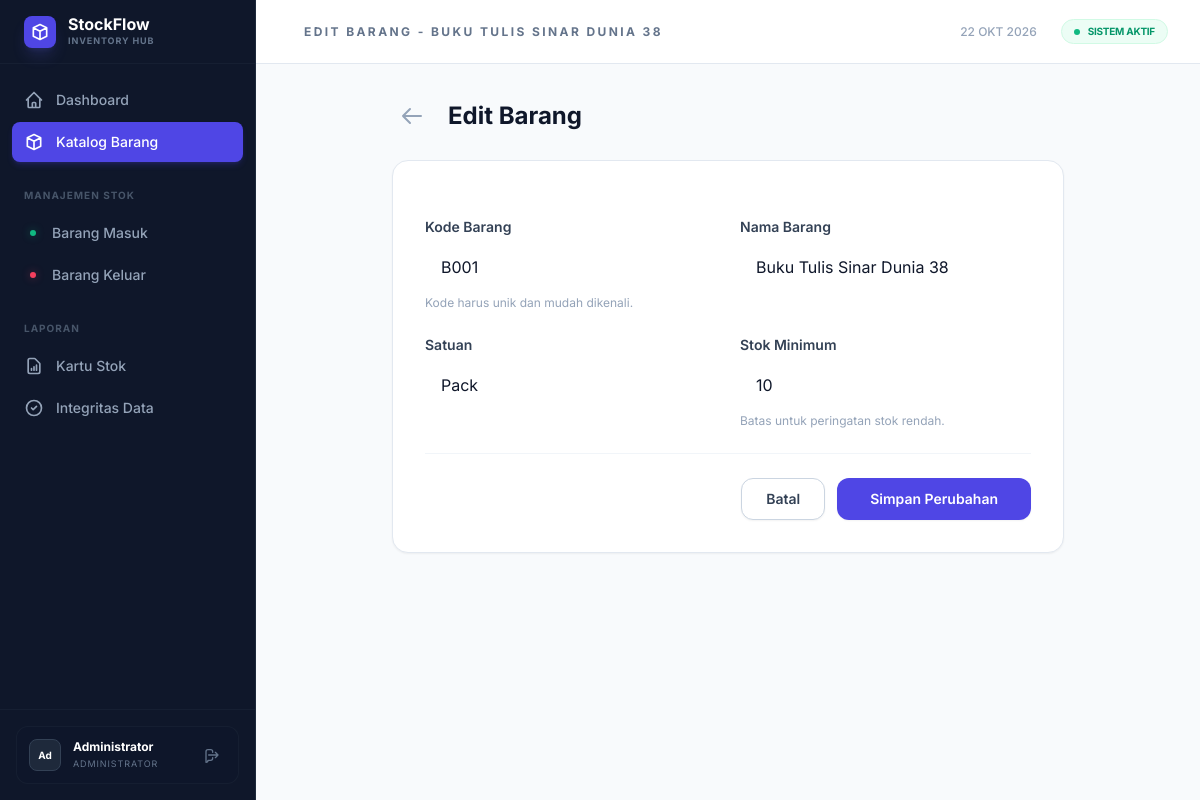
The app's page /public/items/edit?id=3 (signed in) with its own data.
### tables this page shows
CREATE TABLE IF NOT EXISTS items (
    id INT AUTO_INCREMENT PRIMARY KEY,
    kode VARCHAR(20) NOT NULL UNIQUE,
    nama VARCHAR(100) NOT NULL,
    satuan VARCHAR(20) NOT NULL,
    stok_minimum INT DEFAULT 0,
    is_active TINYINT(1) DEFAULT 1,
    created_at TIMESTAMP DEFAULT CURRENT_TIMESTAMP
);

### app/Controllers/ItemController.php (called while the page is built, shortened)
<?php
class ItemController {
    public function edit() {
        $id = $_GET['id'] ?? null;
        $db = Database::getInstance();
        $stmt = $db->prepare("SELECT * FROM items WHERE id = ?");
        $stmt->execute([$id]);
        $item = $stmt->fetch();
        $config = require __DIR__ . '/../../app/config.php';
        $baseUrl = $config['app']['base_url'];
        require_once __DIR__ . '/../../views/items/edit.php';
        $content = ob_get_clean();
        $title = 'Edit Barang - ' . e($item['nama']);
        require_once __DIR__ . '/../../views/layout.php';
    }
}

### app/config.php (called while the page is built)
<?php
return [
    'db' => [
        'host' => 'localhost',
        'name' => 'inventory_at',
        'user' => 'root',
        'pass' => '',
        'charset' => 'utf8mb4',
    ],
    'app' => [
        'name' => 'Gudang ATK',
        'base_url' => 'http://localhost/Test-FullstackDev/public',
    ]
];

### app/helpers.php (called while the page is built, shortened)
<?php
function formatDate($date) {
    $months = [
        1 => 'Jan', 2 => 'Feb', 3 => 'Mar', 4 => 'Apr', 5 => 'Mei', 6 => 'Jun',
        7 => 'Jul', 8 => 'Agu', 9 => 'Sep', 10 => 'Okt', 11 => 'Nov', 12 => 'Des'
    ];
    $timestamp = strtotime($date);
    $d = date('j', $timestamp);
    $m = (int)date('n', $timestamp);
    $y = date('Y', $timestamp);
    return "{$d} {$months[$m]} {$y}";
}
function e($string) {
    return htmlspecialchars($string, ENT_QUOTES, 'UTF-8');
}

### app/Auth.php (called while the page is built, shortened)
<?php
class Auth {
    public static function check() {
        return isset($_SESSION['user_id']);
    }
    public static function user() {
        return [
            'id' => $_SESSION['user_id'],
            'email' => $_SESSION['email'],
            'nama' => $_SESSION['nama']
        ];
    }
}

### views/items/edit.php (the view, shortened to what this page needs)
<div class="max-w-2xl mx-auto space-y-6">
    <div class="flex items-center space-x-4">
        <a href="<?= e($baseUrl) ?>/items" class="p-2 text-slate-400 hover:text-slate-600 hover:bg-slate-100 rounded-xl transition-all">
            <svg class="w-6 h-6" fill="none" viewBox="0 0 24 24" stroke="currentColor"><path stroke-linecap="round" stroke-linejoin="round" stroke-width="2" d="M10 19l-7-7m0 0l7-7m-7 7h18" /></svg>
        </a>
        <h1 class="text-2xl font-bold text-slate-900">Edit Barang</h1>
    </div>
    <div class="bg-white rounded-2xl shadow-sm border border-slate-200 p-8">
        <form action="<?= e($baseUrl) ?>/items/update" method="POST" class="space-y-6" x-data="{ loading: false }" @submit="loading = true">
            <div class="grid grid-cols-1 md:grid-cols-2 gap-6">
                <div>
                    <label for="kode" class="block text-sm font-semibold text-slate-700 mb-2">Kode Barang</label>
                    <input type="text" name="kode" id="kode" required value="<?= e($item['kode']) ?>"
                        class="w-full rounded-xl border-slate-300 px-4 py-2.5 focus:ring-2 focus:ring-indigo-500 focus:border-indigo-500 transition-all placeholder:text-slate-400">
                    <p class="mt-1.5 text-xs text-slate-400">Kode harus unik dan mudah dikenali.</p>
                </div>
                <div>
                    <label for="nama" class="block text-sm font-semibold text-slate-700 mb-2">Nama Barang</label>
                    <input type="text" name="nama" id="nama" required value="<?= e($item['nama']) ?>"
                        class="w-full rounded-xl border-slate-300 px-4 py-2.5 focus:ring-2 focus:ring-indigo-500 focus:border-indigo-500 transition-all placeholder:text-slate-400">
                </div>
                <div>
                    <label for="satuan" class="block text-sm font-semibold text-slate-700 mb-2">Satuan</label>
                    <input type="text" name="satuan" id="satuan" required placeholder="misal: Pcs, Rim, Box" value="<?= e($item['satuan']) ?>"
                        class="w-full rounded-xl border-slate-300 px-4 py-2.5 focus:ring-2 focus:ring-indigo-500 focus:border-indigo-500 transition-all placeholder:text-slate-400">
                </div>
                <div>
                    <label for="stok_minimum" class="block text-sm font-semibold text-slate-700 mb-2">Stok Minimum</label>
                    <input type="number" name="stok_minimum" id="stok_minimum" required min="0" value="<?= (int)$item['stok_minimum'] ?>"
                        class="w-full rounded-xl border-slate-300 px-4 py-2.5 focus:ring-2 focus:ring-indigo-500 focus:border-indigo-500 transition-all placeholder:text-slate-400">
                    <p class="mt-1.5 text-xs text-slate-400">Batas untuk peringatan stok rendah.</p>
                </div>
            </div>
            <div class="pt-6 flex justify-end space-x-3 border-t border-slate-100">
                <a href="<?= e($baseUrl) ?>/items" class="inline-flex justify-center py-2.5 px-6 border border-slate-300 shadow-sm text-sm font-semibold rounded-xl text-slate-700 bg-white hover:bg-slate-50 focus:outline-none focus:ring-2 focus:ring-offset-2 focus:ring-indigo-500 transition-all">
                    Batal
                </a>
                <button type="submit" :disabled="loading"
                    class="inline-flex justify-center py-2.5 px-8 border border-transparent shadow-sm text-sm font-semibold rounded-xl text-white bg-indigo-600 hover:bg-indigo-700 focus:outline-none focus:ring-2 focus:ring-offset-2 focus:ring-indigo-500 disabled:opacity-60 transition-all">
                    <span x-show="!loading">Simpan Perubahan</span>
                </button>
            </div>
        </form>
    </div>
</div>

### views/layout.php (shortened to what this page needs)
<!DOCTYPE html>
<html lang="id">
<head>
    <script src="https://cdn.tailwindcss.com"></script>
</head>
<body class="bg-slate-50 text-slate-900" x-data="{ sidebarOpen: false }">
    <div class="flex min-h-screen overflow-hidden">
        <aside class="hidden lg:flex flex-col w-64 bg-[#0F172A] border-r border-slate-800 sticky top-0 h-screen text-slate-400">
            <div class="h-16 flex items-center px-6 border-b border-slate-800/50">
                <div class="w-8 h-8 bg-indigo-600 rounded-lg flex items-center justify-center shadow-lg shadow-indigo-500/20 mr-3 shrink-0">
                    <svg class="w-5 h-5 text-white" fill="none" viewBox="0 0 24 24" stroke="currentColor">
                        <path stroke-linecap="round" stroke-linejoin="round" stroke-width="2" d="M20 7l-8-4-8 4m16 0l-8 4m8-4v10l-8 4m0-10L4 7m8 4v10M4 7v10l8 4" />
                    </svg>
                </div>
                <div class="min-w-0">
                    <span class="text-base font-bold text-white block truncate leading-none">StockFlow</span>
                    <span class="text-[9px] font-bold text-slate-500 uppercase tracking-widest mt-0.5 block truncate">Inventory Hub</span>
                </div>
            </div>
            <nav class="flex-1 px-3 py-4 space-y-0.5 overflow-y-auto custom-scrollbar">
                <a href="<?= e($baseUrl) ?>/dashboard" class="group flex items-center px-3 py-2.5 rounded-lg transition-all <?= trim(parse_url($_SERVER['REQUEST_URI'], PHP_URL_PATH), '/') == 'dashboard' ? 'bg-indigo-600 text-white shadow-md shadow-indigo-600/20' : 'hover:bg-slate-800/50 hover:text-slate-200' ?>">
                    <svg class="w-5 h-5 mr-3 shrink-0" fill="none" viewBox="0 0 24 24" stroke="currentColor"><path stroke-linecap="round" stroke-linejoin="round" stroke-width="2" d="M3 12l2-2m0 0l7-7 7 7M5 10v10a1 1 0 001 1h3m10-11l2 2m-2-2v10a1 1 0 01-1 1h-3m-6 0a1 1 0 001-1v-4a1 1 0 011-1h2a1 1 0 011 1v4a1 1 0 001 1m-6 0h6" /></svg>
                    <span class="text-sm font-medium">Dashboard</span>
                </a>
                <a href="<?= e($baseUrl) ?>/items" class="group flex items-center px-3 py-2.5 rounded-lg transition-all <?= strpos($_SERVER['REQUEST_URI'], '/items') !== false ? 'bg-indigo-600 text-white shadow-md shadow-indigo-600/20' : 'hover:bg-slate-800/50 hover:text-slate-200' ?>">
                    <svg class="w-5 h-5 mr-3 shrink-0" fill="none" viewBox="0 0 24 24" stroke="currentColor"><path stroke-linecap="round" stroke-linejoin="round" stroke-width="2" d="M20 7l-8-4-8 4m16 0l-8 4m8-4v10l-8 4m0-10L4 7m8 4v10M4 7v10l8 4" /></svg>
                    <span class="text-sm font-medium">Katalog Barang</span>
                </a>
                <div class="pt-6 pb-2 px-3 text-[10px] font-bold text-slate-600 uppercase tracking-widest">Manajemen Stok</div>
                <a href="<?= e($baseUrl) ?>/stock/in" class="flex items-center px-3 py-2.5 rounded-lg hover:bg-slate-800/50 hover:text-slate-200 transition-all">
                    <div class="w-1.5 h-1.5 rounded-full bg-emerald-500 mr-4 ml-1.5 shadow-[0_0_8px_rgba(16,185,129,0.4)]"></div>
                    <span class="text-sm font-medium">Barang Masuk</span>
                </a>
                <a href="<?= e($baseUrl) ?>/stock/out" class="flex items-center px-3 py-2.5 rounded-lg hover:bg-slate-800/50 hover:text-slate-200 transition-all">
                    <div class="w-1.5 h-1.5 rounded-full bg-rose-500 mr-4 ml-1.5 shadow-[0_0_8px_rgba(244,63,94,0.4)]"></div>
                    <span class="text-sm font-medium">Barang Keluar</span>
                </a>
                <div class="pt-6 pb-2 px-3 text-[10px] font-bold text-slate-600 uppercase tracking-widest">Laporan</div>
                <a href="<?= e($baseUrl) ?>/reports" class="flex items-center px-3 py-2.5 rounded-lg hover:bg-slate-800/50 hover:text-slate-200 transition-all <?= strpos($_SERVER['REQUEST_URI'], '/reports') !== false && strpos($_SERVER['REQUEST_URI'], '/consistency') === false ? 'bg-slate-800 text-white' : '' ?>">
                    <svg class="w-5 h-5 mr-3 shrink-0" fill="none" viewBox="0 0 24 24" stroke="currentColor"><path stroke-linecap="round" stroke-linejoin="round" stroke-width="2" d="M9 17v-2m3 2v-4m3 4v-6m2 10H7a2 2 0 01-2-2V5a2 2 0 012-2h5.586a1 1 0 01.707.293l5.414 5.414a1 1 0 01.293.707V19a2 2 0 01-2 2z" /></svg>
                    <span class="text-sm font-medium">Kartu Stok</span>
                </a>
                <a href="<?= e($baseUrl) ?>/reports/consistency" class="flex items-center px-3 py-2.5 rounded-lg hover:bg-slate-800/50 hover:text-slate-200 transition-all <?= strpos($_SERVER['REQUEST_URI'], '/consistency') !== false ? 'bg-slate-800 text-white' : '' ?>">
                    <svg class="w-5 h-5 mr-3 shrink-0" fill="none" viewBox="0 0 24 24" stroke="currentColor"><path stroke-linecap="round" stroke-linejoin="round" stroke-width="2" d="M9 12l2 2 4-4m6 2a9 9 0 11-18 0 9 9 0 0118 0z" /></svg>
                    <span class="text-sm font-medium">Integritas Data</span>
                </a>
            </nav>
            <div class="p-4 border-t border-slate-800/50">
                <div class="bg-slate-900/50 rounded-xl p-3 flex items-center border border-slate-800/50">
                    <div class="w-8 h-8 rounded-lg bg-slate-800 flex items-center justify-center text-[10px] font-bold text-white border border-slate-700 mr-3 shrink-0">
                        <?= substr(Auth::user()['nama'], 0, 2) ?>
                    </div>
                    <div class="flex-1 min-w-0">
                        <p class="text-xs font-bold text-white truncate"><?= e(Auth::user()['nama']) ?></p>
                        <p class="text-[9px] text-slate-500 truncate uppercase tracking-widest mt-0.5">Administrator</p>
                    </div>
                    <a href="<?= e($baseUrl) ?>/logout" class="ml-2 p-1.5 text-slate-500 hover:text-rose-400 hover:bg-rose-400/10 rounded-md transition-all" title="Keluar">
                        <svg class="w-4 h-4" fill="none" viewBox="0 0 24 24" stroke="currentColor"><path stroke-linecap="round" stroke-linejoin="round" stroke-width="2" d="M17 16l4-4m0 0l-4-4m4 4H7m6 4v1a3 3 0 01-3 3H6a3 3 0 01-3 3V7a3 3 0 013-3h4a3 3 0 013 3v1" /></svg>
                    </a>
                </div>
            </div>
        </aside>
        <div class="flex-1 flex flex-col min-w-0 overflow-hidden">
            <header class="h-16 bg-white border-b border-slate-200 flex items-center justify-between px-8 shrink-0 sticky top-0 z-40">
                <div class="flex items-center space-x-4">
                    <h2 class="text-xs font-bold text-slate-500 uppercase tracking-[0.2em]"><?= $title ?? 'Dashboard' ?></h2>
                </div>
                <div class="flex items-center space-x-6">
                    <span class="text-xs text-slate-400 font-medium hidden sm:block"><?= strtoupper(formatDate(date('Y-m-d'))) ?></span>
                    <div class="flex items-center space-x-2 px-3 py-1 bg-emerald-50 rounded-full text-[10px] font-bold text-emerald-600 uppercase tracking-tight border border-emerald-100">
                        <div class="w-1.5 h-1.5 rounded-full bg-emerald-500 animate-pulse"></div>
                        <span>Sistem Aktif</span>
                    </div>
                </div>
            </header>
            <main class="flex-1 overflow-y-auto p-8">
                <?= $content ?>
            </main>
        </div>
    </div>
</body>
</html>

### views/layout.php (style rules this page uses)
body { font-family: 'Inter', sans-serif; }

### records on screen
items: nama "EDIT BARANG - BUKU TULIS SINAR DUNIA 38", kode "B001", nama "Buku Tulis Sinar Dunia 38", satuan "Pack", stok_minimum "10"

### other values on screen
substr(Auth::user()['nama'], 0, 2) "Ad"
Auth::user()['nama'] "Administrator"
